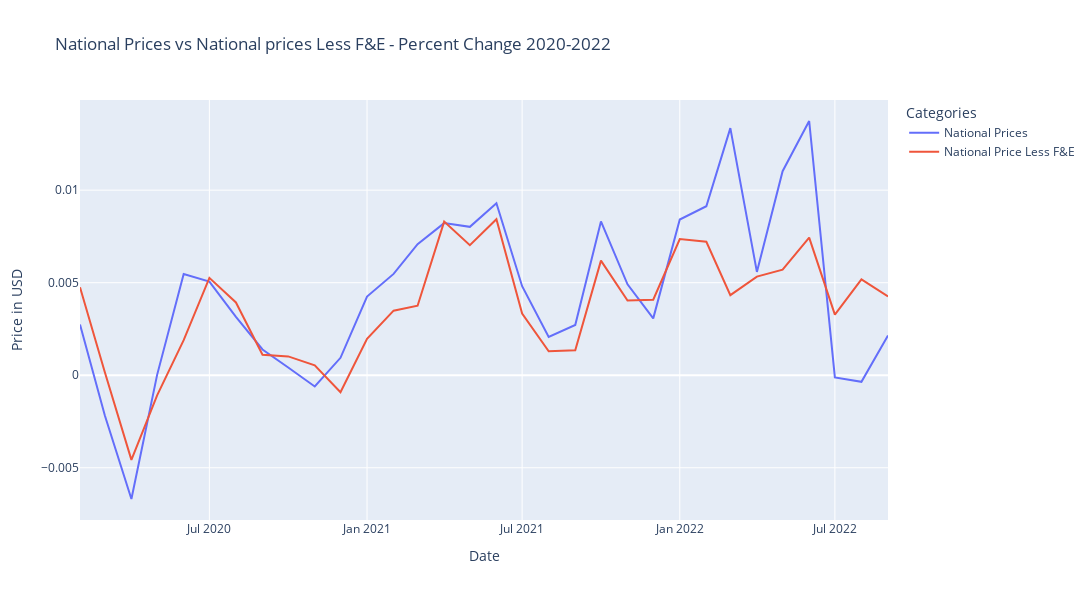

Here is the notebook cell this chart was saved with:
### Code cell
px.line(data_df, 
        labels={'value': 'Price in USD', 'variable': 'Categories'}, 
        title="National Consumer Prices 2012-2022",
       width=1300, height=600)
fig.show()
fig.write_image('./assets/images/national_consumer_prices_2012-2022_plot.png')

### Figure 1 — Plotly figure (JSON) as saved in the notebook; plotly's stock layout.template omitted (floating-point values rounded to 4 significant figures)
{"data": [{"hovertemplate": "Categories=National Prices<br>Date=%{x}<br>Price in USD=%{y}<extra></extra>", "legendgroup": "National Prices", "line": {"color": "#636efa", "dash": "solid"}, "marker": {"symbol": "circle"}, "mode": "lines", "name": "National Prices", "orientation": "v", "showlegend": true, "type": "scatter", "x": ["2020-02-01T00:00:00", "2020-03-01T00:00:00", "2020-04-01T00:00:00", "2020-05-01T00:00:00", "2020-06-01T00:00:00", "2020-07-01T00:00:00", "2020-08-01T00:00:00", "2020-09-01T00:00:00", "2020-10-01T00:00:00", "2020-11-01T00:00:00", "2020-12-01T00:00:00", "2021-01-01T00:00:00", "2021-02-01T00:00:00", "2021-03-01T00:00:00", "2021-04-01T00:00:00", "2021-05-01T00:00:00", "2021-06-01T00:00:00", "2021-07-01T00:00:00", "2021-08-01T00:00:00", "2021-09-01T00:00:00", "2021-10-01T00:00:00", "2021-11-01T00:00:00", "2021-12-01T00:00:00", "2022-01-01T00:00:00", "2022-02-01T00:00:00", "2022-03-01T00:00:00", "2022-04-01T00:00:00", "2022-05-01T00:00:00", "2022-06-01T00:00:00", "2022-07-01T00:00:00", "2022-08-01T00:00:00", "2022-09-01T00:00:00"], "xaxis": "x", "y": [0.002741, -0.002176, -0.006687, 1.95e-05, 0.005472, 0.005058, 0.003153, 0.001393, 0.0004149, -0.0006106, 0.0009415, 0.004254, 0.005474, 0.007083, 0.008219, 0.008017, 0.009291, 0.004811, 0.002066, 0.002716, 0.008308, 0.004913, 0.003073, 0.008415, 0.009134, 0.01335, 0.005583, 0.01102, 0.01374, -0.0001181, -0.0003544, 0.002151], "yaxis": "y"}, {"hovertemplate": "Categories=National Price Less F&E<br>Date=%{x}<br>Price in USD=%{y}<extra></extra>", "legendgroup": "National Price Less F&E", "line": {"color": "#EF553B", "dash": "solid"}, "marker": {"symbol": "circle"}, "mode": "lines", "name": "National Price Less F&E", "orientation": "v", "showlegend": true, "type": "scatter", "x": ["2020-02-01T00:00:00", "2020-03-01T00:00:00", "2020-04-01T00:00:00", "2020-05-01T00:00:00", "2020-06-01T00:00:00", "2020-07-01T00:00:00", "2020-08-01T00:00:00", "2020-09-01T00:00:00", "2020-10-01T00:00:00", "2020-11-01T00:00:00", "2020-12-01T00:00:00", "2021-01-01T00:00:00", "2021-02-01T00:00:00", "2021-03-01T00:00:00", "2021-04-01T00:00:00", "2021-05-01T00:00:00", "2021-06-01T00:00:00", "2021-07-01T00:00:00", "2021-08-01T00:00:00", "2021-09-01T00:00:00", "2021-10-01T00:00:00", "2021-11-01T00:00:00", "2021-12-01T00:00:00", "2022-01-01T00:00:00", "2022-02-01T00:00:00", "2022-03-01T00:00:00", "2022-04-01T00:00:00", "2022-05-01T00:00:00", "2022-06-01T00:00:00", "2022-07-01T00:00:00", "2022-08-01T00:00:00", "2022-09-01T00:00:00"], "xaxis": "x", "y": [0.004752, 0.0001646, -0.004575, -0.00109, 0.001892, 0.005261, 0.003933, 0.001109, 0.001018, 0.0005384, -0.0009166, 0.001965, 0.003488, 0.003757, 0.008299, 0.007026, 0.008427, 0.003336, 0.001293, 0.001349, 0.006192, 0.004037, 0.004081, 0.007354, 0.007213, 0.004326, 0.005327, 0.005707, 0.007432, 0.003278, 0.005182, 0.004253], "yaxis": "y"}], "layout": {"height": 600, "legend": {"title": {"text": "Categories"}, "tracegroupgap": 0}, "title": {"text": "National Prices vs National prices Less F&E - Percent Change 2020-2022"}, "width": 1300, "xaxis": {"anchor": "y", "autorange": true, "domain": [0, 1], "range": ["2020-02-01", "2022-09-01"], "title": {"text": "Date"}, "type": "date"}, "yaxis": {"anchor": "x", "autorange": true, "domain": [0, 1], "range": [-0.007822, 0.01487], "title": {"text": "Price in USD"}, "type": "linear"}}}
